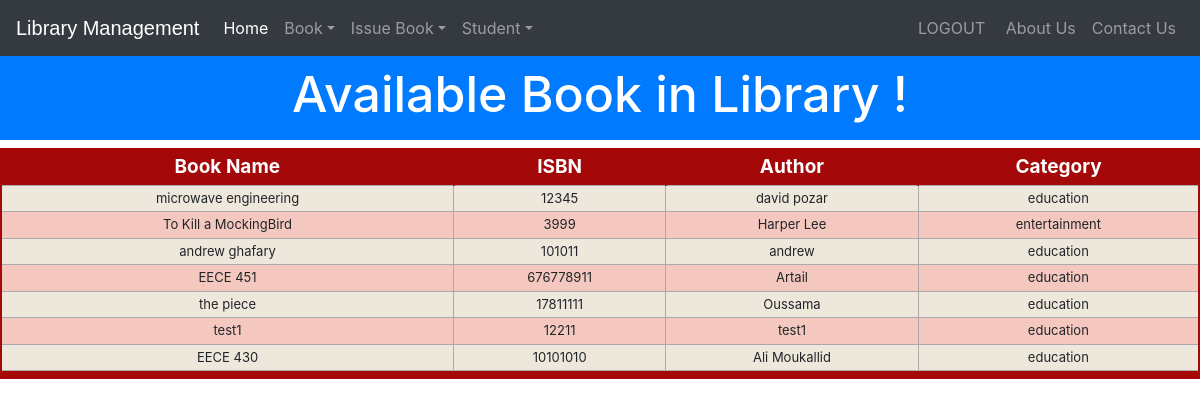
The app's page /viewbook (signed in) with its own data.
### library/models.py (models this page shows, shortened)
class Book(models.Model):
    catchoice= [
        ('education', 'Education'),
        ('entertainment', 'Entertainment'),
        ('comics', 'Comics'),
        ('biography', 'Biographie'),
        ('history', 'History'),
        ]
    name=models.CharField(max_length=30)
    isbn=models.PositiveIntegerField()
    author=models.CharField(max_length=40)
    category=models.CharField(max_length=30,choices=catchoice,default='education')

### library/views.py (the view)
# urls.py: path('viewbook', views.viewbook_view,name = 'viewbook'),
@login_required(login_url='adminlogin')
@user_passes_test(is_admin)
def viewbook_view(request):
    books=models.Book.objects.all()
    return render(request,'library/viewbook.html',{'books':books})

### library/views.py (called while the page is built)
def is_admin(user):
    return user.groups.filter(name='ADMIN').exists()

### templates/library/viewbook.html (shortened to what this page needs)
<!DOCTYPE html>
<html lang="en" dir="ltr">
  <head>
  </head>
  <body>
    {% include "library/navbaradmin.html" %}
    <br>
    <br>
    <h3 class="p-3 mb-2 bg-primary text-white" style = 'font-size: 50px;text-align:center;'>Available Book in Library !</h3>
{% if books%}
<table class="redTable">
<thead>
<tr>
<th>Book Name</th>
<th>ISBN</th>
<th>Author</th>
<th>Category</th>
</tr>
</thead>
<tfoot>
<tr>
<td colspan="4" rowspan="4">
</td>
</tr>
</tfoot>
<tbody>
  {% for book in books %}
    <tr>
      <td>{{book.name}}</td>
      <td>{{book.isbn}}</td>
      <td>{{book.author}}</td>
      <td>{{book.category}}</td>
    </tr>
  {% endfor %}
</tbody>
</table>
{%else%}
<h1>Have 0 book</h1>
{%endif%}
<br><br><br><br><br><br><br><br><br>
  </body>
</html>

### templates/library/viewbook.html (style rules this page uses)
table.redTable { border: 2px solid #A40808; background-color: #EEE7DB; width: 100%; text-align: center; border-collapse: collapse; }
table.redTable td, table.redTable th { border: 1px solid #AAAAAA; padding: 3px 2px; }
table.redTable tbody td { font-size: 13px; }
table.redTable tr:nth-child(even) { background: #F5C8BF; }
table.redTable thead { background: #A40808; }
table.redTable thead th { font-size: 19px; font-weight: bold; color: #FFFFFF; text-align: center; border-left: 2px solid #A40808; }
table.redTable thead th:first-child { border-left: none; }
table.redTable tfoot { font-size: 13px; font-weight: bold; color: #FFFFFF; background: #A40808; }
table.redTable tfoot td { font-size: 13px; }

### records on screen
Book: name "microwave engineering", isbn "12345", author "david pozar", category "education"
Book: name "To Kill a MockingBird", isbn "3999", author "Harper Lee", category "entertainment"
Book: name "andrew ghafary", isbn "101011", author "andrew", category "education"
Book: name "EECE 451", isbn "676778911", author "Artail", category "education"
Book: name "the piece", isbn "17811111", author "Oussama", category "education"
Book: name "test1", isbn "12211", author "test1", category "education"
Book: name "EECE 430", isbn "10101010", author "Ali Moukallid", category "education"
